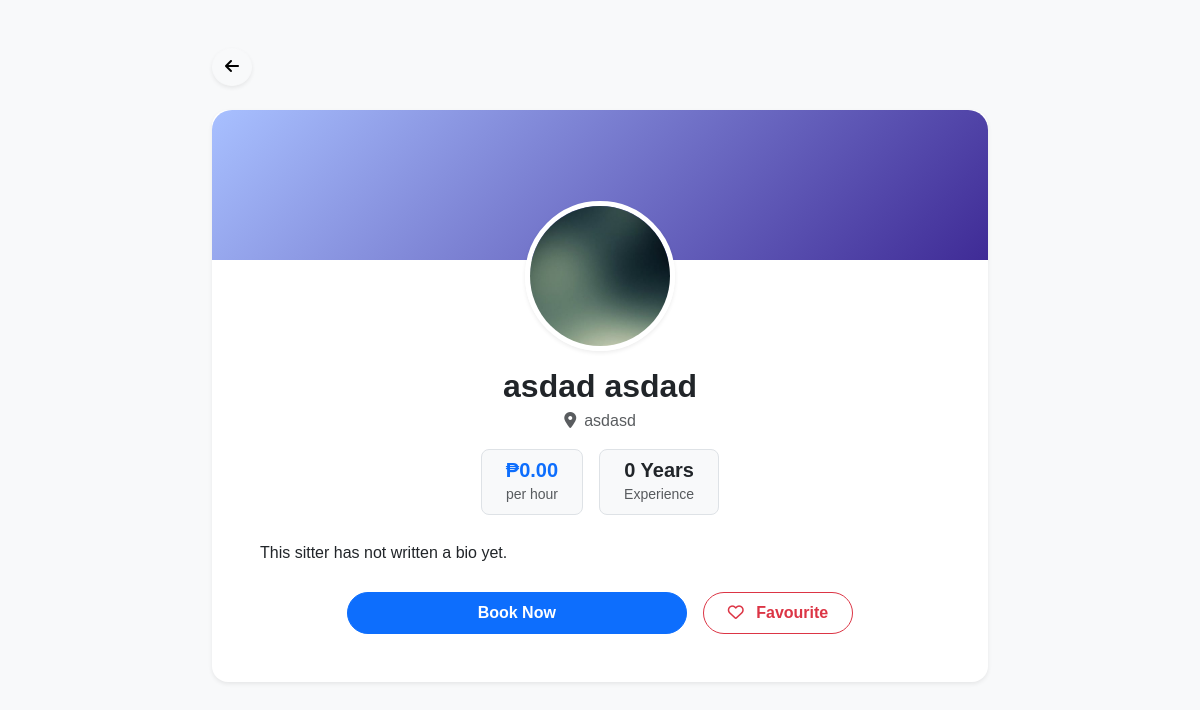
The app's page /public/guardian/viewSitterProfile.php?sitterID=5 (signed in), older data.
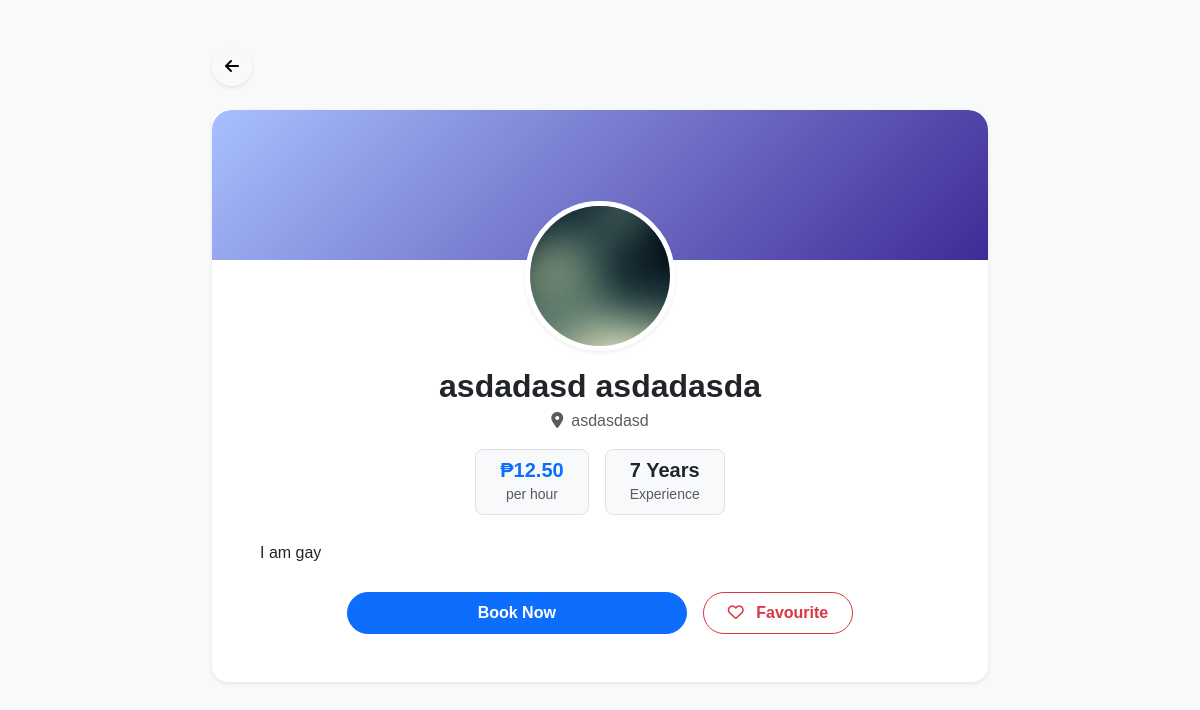
The same page, newer data.
### tables this page shows
CREATE TABLE `sitters` (
  `sitterID` int(11) NOT NULL,
  `uuid` char(36) NOT NULL,
  `userID` int(11) NOT NULL,
  `hourlyRate` decimal(10,2) NOT NULL DEFAULT 0.00,
  `experience` int(11) NOT NULL DEFAULT 0,
  `acceptedAges` varchar(255) DEFAULT NULL,
  `isAvailable` tinyint(1) NOT NULL DEFAULT 1,
  `ratingAverage` decimal(3,2) DEFAULT NULL,
  `verificationStatus` enum('pending','verified','rejected') NOT NULL DEFAULT 'pending',
  `createdAt` timestamp NOT NULL DEFAULT current_timestamp(),
  `allowedAges` varchar(255) DEFAULT 'Baby, Toddler, Child, Kid'
);

CREATE TABLE `users` (
  `id` int(11) NOT NULL,
  `uuid` char(36) NOT NULL,
  `firstName` varchar(100) NOT NULL,
  `middleName` varchar(100) DEFAULT NULL,
  `lastName` varchar(100) NOT NULL,
  `bio` text DEFAULT NULL,
  `suffix` varchar(10) DEFAULT NULL,
  `birthDate` date NOT NULL,
  `sex` enum('male','female','other') NOT NULL,
  `role` enum('guardian','sitter','admin') NOT NULL DEFAULT 'guardian',
  `contactNumber` varchar(20) NOT NULL,
  `emailAddress` varchar(150) NOT NULL,
  `username` varchar(100) NOT NULL,
  `password` varchar(255) NOT NULL,
  `streetAddress` varchar(255) NOT NULL,
  `barangay` varchar(255) NOT NULL,
  `cityMunicipality` varchar(255) NOT NULL,
  `province` varchar(255) NOT NULL,
  `country` varchar(255) NOT NULL,
  `zipCode` char(10) NOT NULL,
  `dateCreated` timestamp NOT NULL DEFAULT current_timestamp(),
  `profilePic` varchar(255) NOT NULL DEFAULT 'default.jpg',
  `isActive` tinyint(1) NOT NULL DEFAULT 1,
  `deactivatedAt` datetime DEFAULT NULL,
  `deletedAt` datetime DEFAULT NULL,
  `createdAt` datetime DEFAULT current_timestamp()
);

### public/guardian/viewSitterProfile.php (the view, shortened to what this page needs)
<?php
require_once __DIR__ . '/../../app/middleware/auth.php';
$userId = $_SESSION['user_id'];
$sitterId = $_GET['sitterID'] ?? null;
$query = "SELECT s.*, u.firstName, u.lastName, u.profilePic, u.cityMunicipality, u.bio, u.sex, u.birthDate
          FROM sitters s
          JOIN users u ON s.userID = u.id
          WHERE s.sitterID = ? AND s.verificationStatus = 'verified' AND u.isActive = 1";
$stmt = $conn->prepare($query);
$stmt->bind_param("i", $sitterId);
$stmt->execute();
$sitter = $stmt->get_result()->fetch_assoc();
$favCheck = $conn->prepare("SELECT id FROM favourites WHERE guardian_id = ? AND sitter_id = ?");
$favCheck->bind_param("ii", $userId, $sitterId);
$favCheck->execute();
$isFavorited = $favCheck->get_result()->num_rows > 0;
?>
<!DOCTYPE html>
<html lang="en">
<head>
    <link href="https://cdn.jsdelivr.net/npm/bootstrap@5.3.3/dist/css/bootstrap.min.css" rel="stylesheet">
    <link rel="stylesheet" href="https://cdnjs.cloudflare.com/ajax/libs/font-awesome/6.5.1/css/all.min.css">
</head>
<body>
<div class="container py-5 max-w-75" style="max-width: 800px;">
    <a href="guardianDashboard.php" class="btn btn-light rounded-circle shadow-sm mb-4">
        <i class="fa-solid fa-arrow-left"></i>
    </a>
    <div class="card shadow-sm border-0 rounded-4 mb-4">
        <div class="profile-header"></div>
        <div class="card-body text-center px-5 pb-5">
            <img src="/Pampeers/app/uploads/profiles/<?= htmlspecialchars($sitter['profilePic'] ?: 'default.jpg') ?>" class="rounded-circle profile-img shadow-sm mb-3">
            <h2 class="fw-bold mb-1"><?= htmlspecialchars($sitter['firstName'] . ' ' . $sitter['lastName']) ?></h2>
            <p class="text-muted mb-3"><i class="fa-solid fa-location-dot me-2"></i><?= htmlspecialchars($sitter['cityMunicipality']) ?></p>
            <div class="d-flex justify-content-center gap-3 mb-4">
                <div class="bg-light px-4 py-2 rounded-3 border">
                    <h5 class="fw-bold text-primary m-0">₱<?= number_format($sitter['hourlyRate'], 2) ?></h5>
                    <small class="text-muted">per hour</small>
                </div>
                <div class="bg-light px-4 py-2 rounded-3 border">
                    <h5 class="fw-bold m-0"><?= htmlspecialchars($sitter['experience']) ?> Years</h5>
                    <small class="text-muted">Experience</small>
                </div>
            </div>
            <p class="text-start mb-4" style="line-height: 1.8;">
                <?= nl2br(htmlspecialchars($sitter['bio'] ?: 'This sitter has not written a bio yet.')) ?>
            </p>
            <div class="d-flex justify-content-center gap-3">
                <a href="bookSitter.php?sitterID=<?= $sitter['sitterID'] ?>" class="btn btn-primary rounded-pill px-5 py-2 fw-bold w-50">
                    Book Now
                </a>
                <button id="favBtn" class="btn btn-<?= $isFavorited ? 'danger' : 'outline-danger' ?> rounded-pill px-4 py-2 fw-bold" onclick="toggleFavourite(<?= $sitter['sitterID'] ?>)">
                    <i class="fa-<?= $isFavorited ? 'solid' : 'regular' ?> fa-heart me-2" id="favIcon"></i>
                    <span id="favText"><?= $isFavorited ? 'Favorited' : 'Favourite' ?></span>
                </button>
            </div>
        </div>
    </div>
</div>
</body>
</html>

Row changes from the older to the newer data that the page shows:
changed sitters: userID.lastName "asdad asdad" → "asdadasd asdadasda"; userID.cityMunicipality "asdasd" → "asdasdasd"; hourlyRate "0.00" → "12.50"; experience "0" → "7"; userID.bio "This sitter has not written a bio yet." → "I am gay"
